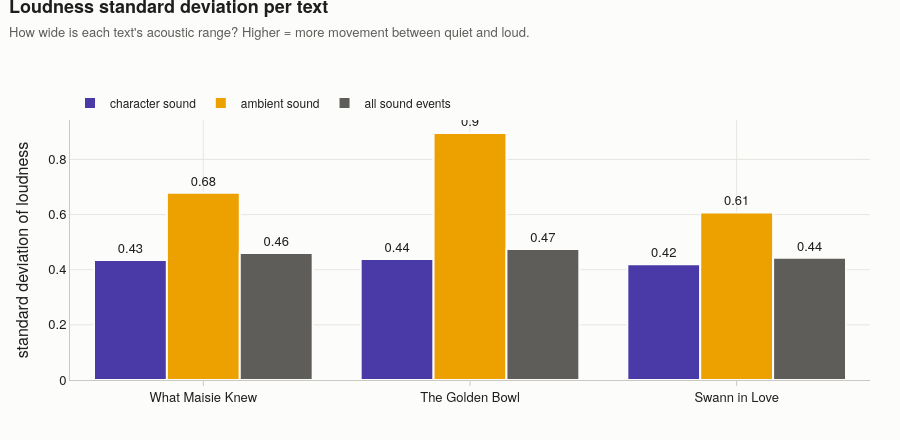

The code cell stored with this chart in its notebook:
### Code cell
fig = go.Figure()
measures = [("character_std", "character sound", TYPE_COLORS["character"]),
            ("ambient_std", "ambient sound", TYPE_COLORS["ambient"]),
            ("total_std", "all sound events", "#5e5d59")]
for col, label, color in measures:
    fig.add_bar(x=loudness_df["text"], y=loudness_df[col], name=label, marker_color=color,
                marker_line=dict(color=SURFACE, width=2), text=loudness_df[col].round(2), textposition="outside",
                hovertemplate="<b>%{x}</b><br>" + label + ": std %{y:.3f}<extra></extra>")
fig.update_layout(barmode="group")
fig.update_yaxes(title="standard deviation of loudness", rangemode="tozero")
style(fig, "Loudness standard deviation per text", "How wide is each text's acoustic range? Higher = more movement between quiet and loud.", height=440)
save(fig, "07_loudness_std", "Population standard deviation of the loudness labels.")
fig.show()

### Figure 1 — Plotly figure (JSON) as saved in the notebook; plotly's stock layout.template omitted (floating-point values rounded to 4 significant figures)
{"data": [{"hovertemplate": "<b>%{x}</b><br>character sound: std %{y:.3f}<extra></extra>", "marker": {"color": "#4a3aa7", "line": {"color": "#fcfcfb", "width": 2}}, "name": "character sound", "text": [0.43, 0.44, 0.42], "textposition": "outside", "type": "bar", "x": ["What Maisie Knew", "The Golden Bowl", "Swann in Love"], "y": [0.4349, 0.4391, 0.42]}, {"hovertemplate": "<b>%{x}</b><br>ambient sound: std %{y:.3f}<extra></extra>", "marker": {"color": "#eda100", "line": {"color": "#fcfcfb", "width": 2}}, "name": "ambient sound", "text": [0.68, 0.9, 0.61], "textposition": "outside", "type": "bar", "x": ["What Maisie Knew", "The Golden Bowl", "Swann in Love"], "y": [0.6793, 0.896, 0.608]}, {"hovertemplate": "<b>%{x}</b><br>all sound events: std %{y:.3f}<extra></extra>", "marker": {"color": "#5e5d59", "line": {"color": "#fcfcfb", "width": 2}}, "name": "all sound events", "text": [0.46, 0.47, 0.44], "textposition": "outside", "type": "bar", "x": ["What Maisie Knew", "The Golden Bowl", "Swann in Love"], "y": [0.4611, 0.475, 0.4439]}], "layout": {"bargap": 0.18, "barmode": "group", "font": {"color": "#1f1e1c", "family": "'IBM Plex Sans Condensed', 'Helvetica Neue', Arial, sans-serif", "size": 13}, "height": 440, "hoverlabel": {"bgcolor": "white", "bordercolor": "#e7e6e1", "font": {"color": "#1f1e1c", "family": "'IBM Plex Sans Condensed', 'Helvetica Neue', Arial, sans-serif", "size": 12}}, "legend": {"font": {"size": 12}, "orientation": "h", "title": {"text": ""}, "traceorder": "normal", "x": 0, "xanchor": "left", "y": 1.01, "yanchor": "bottom"}, "margin": {"b": 60, "l": 70, "r": 30, "t": 120}, "paper_bgcolor": "#fcfcfb", "plot_bgcolor": "#fcfcfb", "showlegend": true, "title": {"font": {"size": 18}, "text": "<b>Loudness standard deviation per text</b><br><span style='font-size:13px;color:#5e5d59'>How wide is each text's acoustic range? Higher = more movement between quiet and loud.</span>", "x": 0.01, "xanchor": "left", "y": 0.97, "yanchor": "top"}, "xaxis": {"gridcolor": "#e7e6e1", "linecolor": "#c9c8c2", "tickcolor": "#c9c8c2", "ticks": "outside", "zeroline": false}, "yaxis": {"gridcolor": "#e7e6e1", "linecolor": "#c9c8c2", "rangemode": "tozero", "title": {"text": "standard deviation of loudness"}, "zeroline": false}}}
